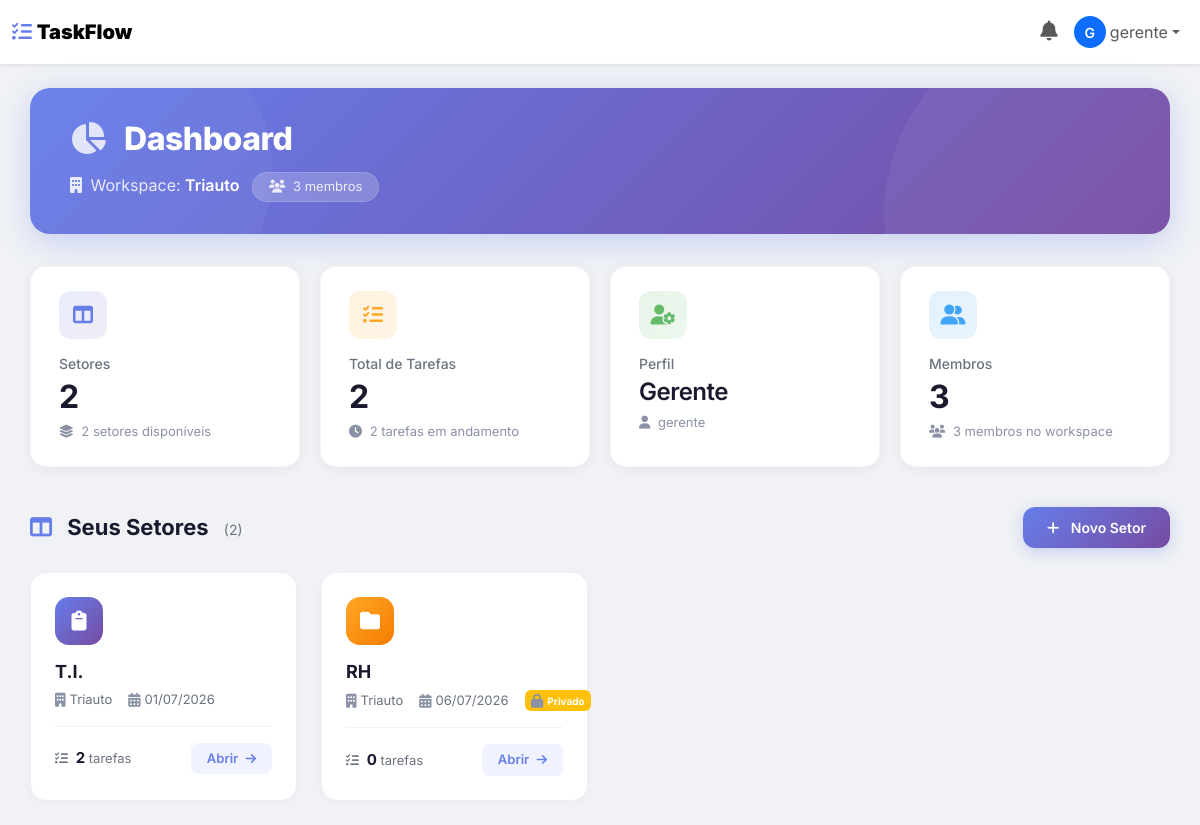
/ (signed in), run on the app's committed database.
### main/models.py (models this page shows, shortened)
class User(AbstractUser):
    TIPOS = (
        ("admin", "Administrador"),
        ("gerente", "Gerente"),
        ("usuario", "Usuário"),
    )
    tipo = models.CharField(
        max_length=20,
        choices=TIPOS,
        default="usuario"
    )
    workspace = models.ForeignKey(
        "Workspace",
        on_delete=models.SET_NULL,
        null=True,
        blank=True,
        related_name="usuarios"
    )

class Workspace(models.Model):
    nome = models.CharField(
        max_length=100
    )
    criado_em = models.DateTimeField(
        auto_now_add=True
    )

class Board(models.Model):
    workspace = models.ForeignKey(
        Workspace,
        on_delete=models.CASCADE,
        related_name="boards"
    )
    nome = models.CharField(
        max_length=100
    )
    descricao = models.TextField(
        blank=True
    )
    privado = models.BooleanField(
        default=False
    )
    criado_em = models.DateTimeField(
        auto_now_add=True
    )

### main/views.py (the view, shortened to what this page needs)
# urls.py: 2. Add a URL to urlpatterns:  path('', views.home, name='home')
@login_required
def home(request):
    usuario = request.user
    workspace = usuario.workspace
    if usuario.tipo == 'admin':
        boards = Board.objects.all()
    elif usuario.tipo == 'gerente':
        boards = Board.objects.filter(workspace=workspace)
    usuarios = User.objects.filter(workspace=workspace)
    total_tarefas = Task.objects.filter(board__workspace=workspace).count()
    return render(
        request,
        "home.html",
        {
            "usuario": usuario,
            "workspace": workspace,
            "boards": boards,
            "usuarios": usuarios,
            "total_tarefas": total_tarefas
        }
    )

### main/templates/home.html (shortened to what this page needs)
{% load static %}
<!DOCTYPE html>
<html lang="pt-br">
<head>
    <link rel="stylesheet" href="https://cdnjs.cloudflare.com/ajax/libs/font-awesome/6.5.0/css/all.min.css">
    <link href="https://cdn.jsdelivr.net/npm/bootstrap@5.3.3/dist/css/bootstrap.min.css" rel="stylesheet">
    <link rel="stylesheet" href="{% static 'css/home.css' %}">
</head>
<body>
    {% include 'navbar.html' %}
    <div class="container-dashboard">
        <div class="dashboard-header">
            <h1>
                <i class="fas fa-chart-pie"></i> Dashboard
            </h1>
            <div class="workspace-info">
                <i class="fas fa-building me-1"></i> Workspace: <strong>{{ workspace.nome }}</strong>
                <span class="badge-workspace ms-2">
                    <i class="fas fa-users me-1"></i> {{ usuarios|length }} membros
                </span>
            </div>
        </div>
        <div class="stats-grid">
            <div class="stat-card">
                <div class="stat-icon purple">
                    <i class="fas fa-columns"></i>
                </div>
                <p class="stat-label">Setores</p>
                <h2 class="stat-value">{{ boards|length }}</h2>
                <div class="stat-sub">
                    <i class="fas fa-layer-group me-1"></i>
                    {% if boards|length == 1 %}
                    1 setor disponível
                    {% else %}
                    {{ boards|length }} setores disponíveis
                    {% endif %}
                </div>
            </div>
            <div class="stat-card">
                <div class="stat-icon orange">
                    <i class="fas fa-tasks"></i>
                </div>
                <p class="stat-label">Total de Tarefas</p>
                <h2 class="stat-value">{{ total_tarefas }}</h2>
                <div class="stat-sub">
                    <i class="fas fa-clock me-1"></i>
                    {% if total_tarefas == 0 %}
                    Nenhuma tarefa cadastrada
                    {% elif total_tarefas == 1 %}
                    1 tarefa em andamento
                    {% else %}
                    {{ total_tarefas }} tarefas em andamento
                    {% endif %}
                </div>
            </div>
            <div class="stat-card">
                <div class="stat-icon green">
                    <i class="fas fa-user-cog"></i>
                </div>
                <p class="stat-label">Perfil</p>
                <h2 class="stat-value" style="font-size:24px; font-weight:600;">
                    {{ usuario.get_tipo_display }}
                </h2>
                <div class="stat-sub">
                    <i class="fas fa-user me-1"></i> {{ usuario.username }}
                </div>
            </div>
            <div class="stat-card">
                <div class="stat-icon blue">
                    <i class="fas fa-user-friends"></i>
                </div>
                <p class="stat-label">Membros</p>
                <h2 class="stat-value">{{ usuarios|length }}</h2>
                <div class="stat-sub">
                    <i class="fas fa-users me-1"></i>
                    {% if usuarios|length == 1 %}
                    1 membro no workspace
                    {% else %}
                    {{ usuarios|length }} membros no workspace
                    {% endif %}
                </div>
            </div>
        </div>
        <div class="section-header">
            <h2>
                <i class="fas fa-columns"></i>
                {% if user.tipo == 'usuario' %}
                    Meus Setores
                {% else %}
                    Seus Setores
                {% endif %}
                <span style="font-size:14px; font-weight:400; color:#6b7280; margin-left:10px;">
                    ({{ boards|length }})
                </span>
            </h2>
            {% if user.tipo == 'gerente' or user.tipo == 'admin' %}
            <button class="btn-create-board" data-bs-toggle="modal" data-bs-target="#createBoardModal">
                <i class="fas fa-plus"></i> Novo Setor
            </button>
            {% endif %}
        </div>
        {% if boards %}
        <div class="boards-grid">
            {% for board in boards %}
            <div class="board-card">
                <div class="board-icon {% cycle '' 'different-color' 'another-color' 'fourth-color' %}">
                    <i class="fas fa-{% cycle 'clipboard' 'folder' 'file-alt' 'list' 'sticky-note' 'tasks' %}"></i>
                </div>
                <h3>{{ board.nome }}</h3>
                <div class="board-meta">
                    <span>
                        <i class="fas fa-building"></i> {{ board.workspace.nome }}
                    </span>
                    <span>
                        <i class="fas fa-calendar-alt"></i> {{ board.criado_em|date:"d/m/Y" }}
                    </span>
                    {% if board.privado %}
                    <span class="badge bg-warning" style="font-size:10px;">
                        <i class="fas fa-lock"></i> Privado
                    </span>
                    {% endif %}
                </div>
                <div class="board-footer">
                    <div class="task-count">
                        <i class="fas fa-tasks me-1"></i>
                        <strong>{{ board.tarefas.count }}</strong> tarefas
                    </div>
                    <a href="{% url 'board' board_id=board.id %}" class="btn-open-board">
                        Abrir <i class="fas fa-arrow-right"></i>
                    </a>
                </div>
            </div>
            {% endfor %}
        </div>
        {% endif %}
    </div>
</body>
</html>

### main/templates/navbar.html (shortened to what this page needs)
<nav class="navbar navbar-expand-lg navbar-light bg-white shadow-sm">
    <div class="container-fluid">
        <a class="navbar-brand fw-bold" href="{% url 'home' %}">
            <i class="fas fa-tasks" style="color: #667eea;"></i>
            <strong>TaskFlow</strong>
        </a>
        <div class="collapse navbar-collapse" id="navbarNav">
            <ul class="navbar-nav ms-auto align-items-center">
                <li class="nav-item dropdown" id="notificacoes-dropdown">
                    <a class="nav-link position-relative" href="#" role="button" data-bs-toggle="dropdown" aria-expanded="false" id="sino-notificacoes">
                        <i class="fas fa-bell" style="font-size: 20px;"></i>
                    </a>
                </li>
                <li class="nav-item dropdown">
                    <a class="nav-link dropdown-toggle d-flex align-items-center" href="#" role="button" data-bs-toggle="dropdown">
                        {% if user.avatar %}
                        <img src="{{ user.avatar.url }}" alt="Avatar" class="rounded-circle me-1" style="width: 32px; height: 32px; object-fit: cover;">
                        {% else %}
                        <div class="rounded-circle bg-primary text-white d-inline-flex align-items-center justify-content-center me-1" style="width: 32px; height: 32px; font-size: 14px; font-weight: 600;">
                            {{ user.first_name|first|default:user.username|first|upper }}
                        </div>
                        {% endif %}
                        <span class="d-none d-md-inline">
                            {{ user.first_name|default:user.username }}
                        </span>
                    </a>
                </li>
            </ul>
        </div>
    </div>
</nav>

### data on the page
User: first_name|first "G", first_name "gerente", tipo "Gerente", username "gerente"
Workspace: nome "Triauto"
Board: nome "T.I.", workspace.nome "Triauto", criado_em "01/07/2026", tarefas.count "2"
Board: nome "RH", workspace.nome "Triauto", criado_em "06/07/2026", privado True (drawn), tarefas.count "0"

### other printed values
{{ usuarios|length }} "3"
{{ boards|length }} "2"
{{ total_tarefas }} "2"
